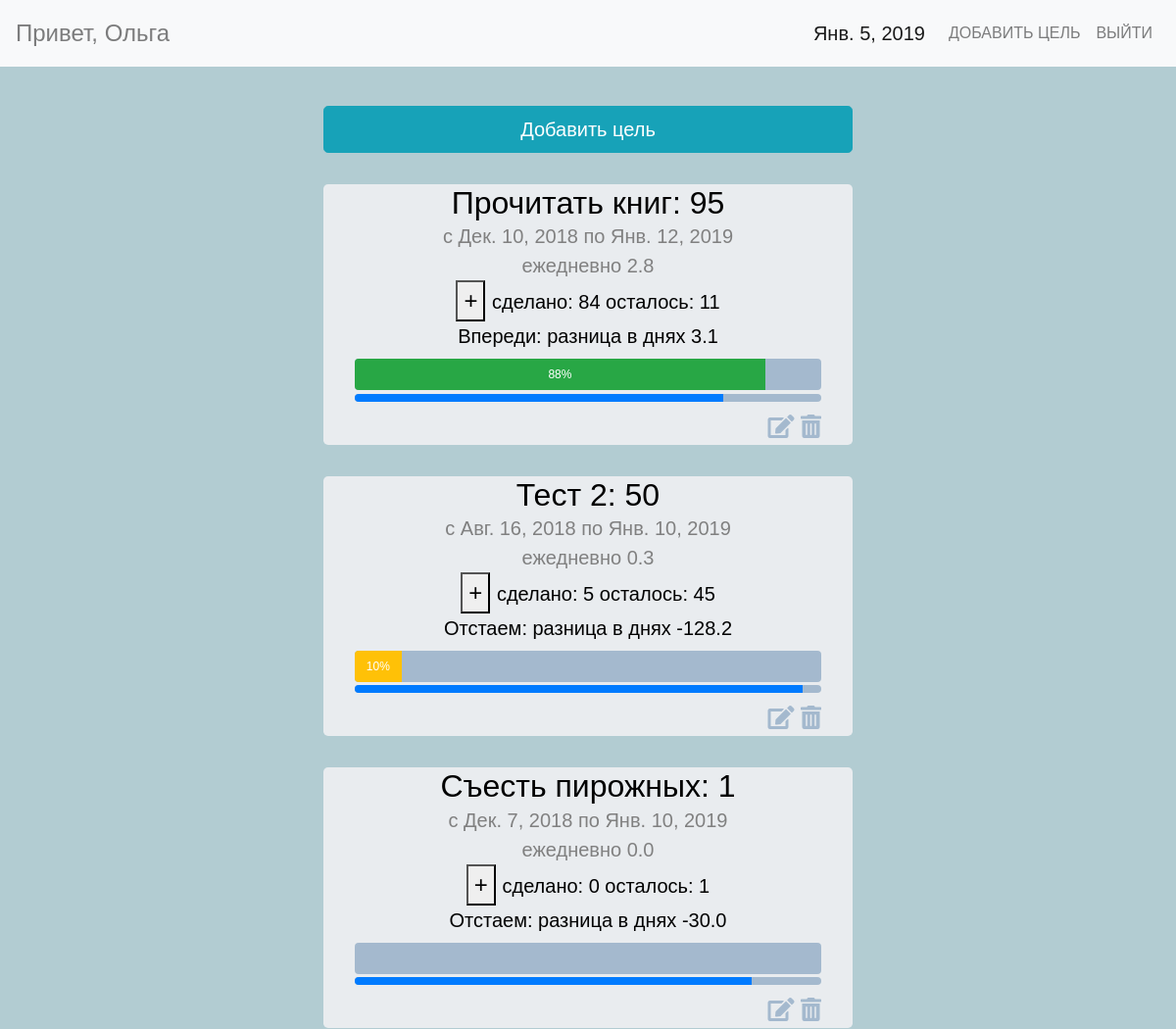
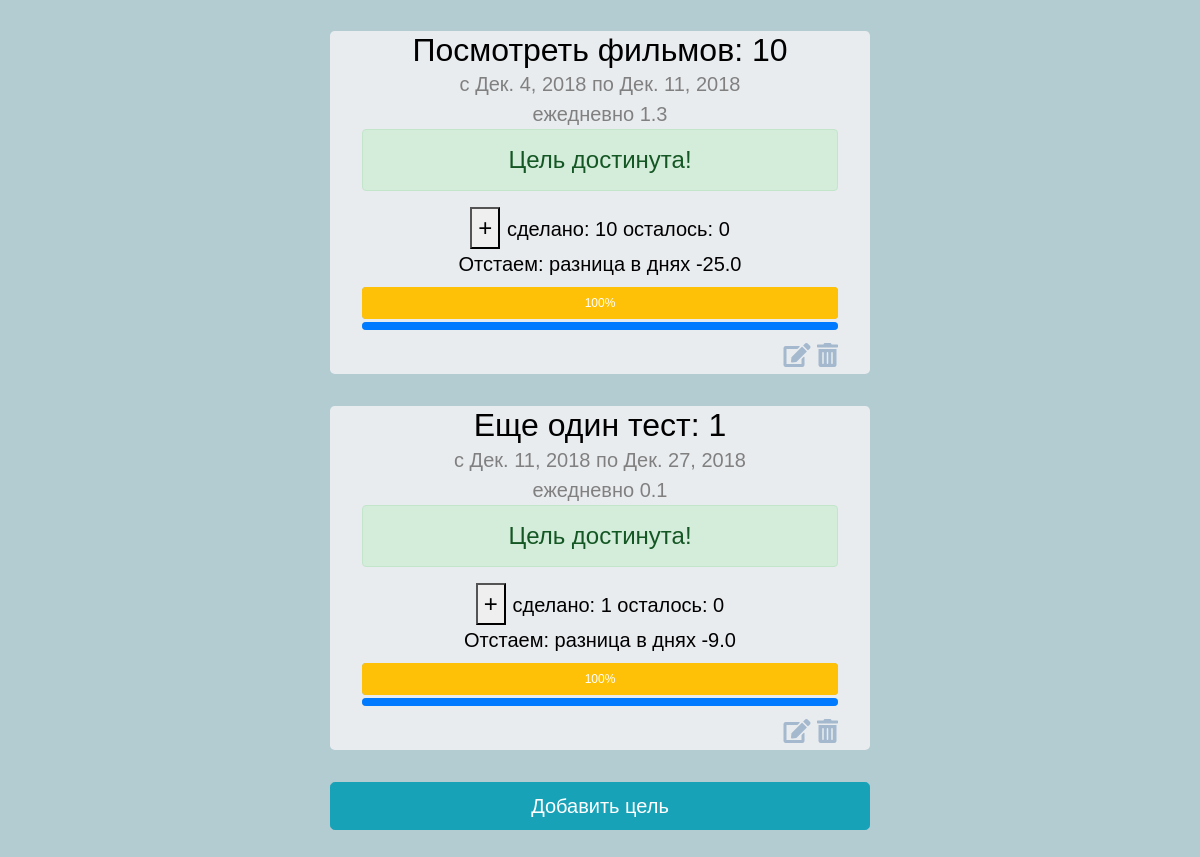
The page /progress/progress (signed in) on the database its author committed (2 pictures, top to bottom).
### progress/models.py (models this page shows)
class Target(models.Model):
    user = models.ForeignKey(User)
    target_description = models.CharField(max_length=300,)
    target = models.PositiveIntegerField(default=1)
    start_date = models.DateField()
    end_date = models.DateField()
    priority = models.SmallIntegerField(default=1, help_text='приоритет в показе',
                                        choices=((1, 'обычный порядок'),
                                                 (0, 'показывать в начале'),)
                                        )
    done = models.PositiveIntegerField(default=0)
    def _get_current_status(self):
        from datetime import date, datetime
        current_date = date.today()
        task_duration = (self.end_date - self.start_date).days + 1
        target_per_day = self.target / task_duration
        to_be_done = target_per_day * ((current_date - self.start_date).days + 1)  # на сегодня
        if target_per_day == 0:
            return target_per_day
        diff_days =  (self.done - to_be_done) / target_per_day
        return diff_days
    def _get_persentage(self):
        if self.target == 0:
            return 0
        else:
            result = int(self.done * 100 / self.target)
            if result <= 100:
                return result
            else:
                return 100
    def _wording(self):
        if self.f1 == 0:
            return "В графике".format()
        elif self.f1 > 0:
            return 'Впереди'
        else:
            return 'Отстаем'
    def _todo_daily(self):
        from datetime import date, datetime
        current_date = date.today()
        task_duration = (self.end_date - self.start_date).days + 1
        target_per_day = self.target / task_duration
        return target_per_day
    def _tobe_done(self):
        from datetime import date, datetime
        current_date = date.today()
        task_duration = (self.end_date - self.start_date).days + 1
        target_per_day = self.target / task_duration
        to_be_done_today = target_per_day * ((current_date - self.start_date).days + 1)  # на сегодня
        if self.target == 0:
            return 0
        else:
            to_be_done_today = to_be_done_today * 100/self.target
            if to_be_done_today >=100:
                return 100
            else:
                return int(to_be_done_today)
    def _left_todo(self):
        if (self.target - self.done) > 0:
            return (self.target - self.done)
        else:
            return 0
    f1 = property(_get_current_status)
    f2 = property(_get_persentage)
    word = property(_wording)
    daily = property(_todo_daily)
    todo_today = property(_tobe_done)
    left_todo = property(_left_todo)
    class Meta:
        ordering = ['priority', 'target_description']

### progress/views.py (the view, shortened to what this page needs)
# urls.py: url(r'^progress', views.progress, name='progress'),
@login_required
def progress(request):
    from datetime import date
    current_date = date.today()
    qs = Target.objects.filter(user=request.user.id).order_by('priority')
    return render(request, 'progress.html', locals())

### progress/templates/progress.html (shortened to what this page needs)
{% extends "base.html" %}
{% load staticfiles %}
{% block content %}
<nav class="navbar navbar-expand-lg navbar-light bg-light fixed-top">
    <span class="navbar-text">
    Привет, {{user.first_name}}
  </span>
    <div class="collapse navbar-collapse justify-content-end" id="navbarNav">
        <a class="navbar-brand" href="#">{{ current_date }}</a>
        <ul class="navbar-nav">
            <li class="nav-item">
                <a class="nav-link" href="add_target">Добавить цель </a>
            </li>
            <li class="nav-item">
                <a class="nav-link" href="logout">Выйти</a>
            </li>
        </ul>
    </div>
</nav>
<br><br><br>
<div class="container">
    <div class="row">
        <div class="col"></div>
        <div class="col-md-6 col-sm-12">
            <div class="jumbotron" style="background: transparent; padding:0;">
                <center>
                    <a href="/progress/add_target" class="btn btn-info btn-lg btn-block" role="button">Добавить цель</a>
                </center>
            </div>
        </div>
        <div class="col"></div>
    </div>
</div>
{% for task in qs %}
<div class="container">
    <div class="row">
        <div class="col"></div>
        <div class="col-md-6 col-sm-12">
            <div class="jumbotron tracking">
                <center>
                    <h1 class="display-4"> {{ task.target_description }}: {{task.target}}
                    </h1>
                    <p class="lead grey"> c {{task.start_date}} по {{task.end_date}}</p>
                    <p class="lead grey"> ежедневно {{task.daily|floatformat:'1'}}</p>
                    {% if task.done >= task.target %}
                    <div class="alert alert-success" role="alert">
                        Цель достинута!
                    </div>
                    {%endif%}
                    <button id="show{{task.id}}">+</button>
                    <span style="font-size:1.25rem;">
                    сделано: {{task.done}} осталось: {{task.left_todo}} <br>
                    {{task.word}}: разница в днях {{task.f1|floatformat:'1'}}
                    </span>
                    <div class="progress">
                        {%if task.f1 < 0 %}
                        <div class="progress-bar  bg-warning" role="progressbar"
                             style="width: {{task.f2}}%;"
                             aria-valuenow="{{task.f2}}"
                             aria-valuemin="0" aria-valuemax="100">
                            {{task.f2}}%
                            <br>
                        </div>
                        {%else%}
                        <div class="progress-bar bg-success" role="progressbar"
                             style="width:{{task.f2}}%"
                             aria-valuenow="{{task.f2}}"
                             aria-valuemin="0" aria-valuemax="100">
                            {{task.f2}}%
                            <br>
                        </div>
                        {% endif%}
                    </div>
                    <div class="progress progress_tobe">
                        <div class="progress-bar" role="progressbar"
                             style="width: {{task.todo_today}}%;"
                             aria-valuenow="{{task.todo_today}}"
                             aria-valuemin="0" aria-valuemax="100">
                            <br>
                        </div>
                    </div>
                </center>
                <div class='icons'>
                    <a class='' title="редактировать" href='/progress/edit_target/{{task.id}}'>
                        <i class="fas fa-edit"></i>
                    </a>
                    <a class='' title="удалить" href='/progress/delete_target/{{task.id}}'>
                        <i class="fas fa-trash-alt"></i>
                    </a>
                </div>
            </div>
        </div>
        <div class="col"></div>
    </div>
</div>
{% endfor %}
<div class="container">
    <div class="row">
        <div class="col"></div>
        <div class="col-md-6 col-sm-12">
            <div class="jumbotron" style="background: transparent; padding:0;">
                <a href="/progress/add_target" class="btn btn-info btn-lg btn-block" role="button">Добавить цель</a>
            </div>
        </div>
        <div class="col"></div>
    </div>
</div>
{% endblock %}

### progress/static/progress/style.css (style rules this page uses)
body,div,dl,dt,dd,ul,ol,li,h1,h2,h3,h4,h5,h6,pre, form,fieldset,input,textarea,p,blockquote,th,td { padding: 0; margin: 0; }
h1,h2,h3,h4,h5,h6 { font-weight: normal; font-size: 100%; }
body { background-color: rgb(178, 204, 210); height: 100%; font-size: 1.5rem; font-family: 'Rubik', sans-serif; color: black; }
h1 { color: black; font-size: 2rem!important; }
.progress { background-color: #a4b9ce!important; margin-top: 0.5rem!important; height: 2rem; }
.progress_tobe { margin-top: 0.2rem!important; margin-bottom: 0.5rem!important; height: 0.5rem; height: 0.5rem; }
.iconinfo, .icons a { color: #a4b9ce; }
.icons { text-align: right; }
.tracking { padding: 0rem 2rem; }
.grey { color: grey; }
.navbar-nav { list-style: none; text-transform: uppercase; font-size: 1rem; }

### rows shown on the page
Target: target_description "Прочитать книг", target "95", start_date "Дек. 10, 2018", end_date "Янв. 12, 2019", daily "2.8", done "84", left_todo "11", word "Впереди", f1 "3.1", f2 "88"
Target: target_description "Тест 2", target "50", start_date "Авг. 16, 2018", end_date "Янв. 10, 2019", daily "0.3", done "5", left_todo "45", word "Отстаем", f1 "-128.2", f2 "10"
Target: target_description "Съесть пирожных", target "1", start_date "Дек. 7, 2018", end_date "Янв. 10, 2019", daily "0.0", done "0", left_todo "1", word "Отстаем", f1 "-30.0"
Target: target_description "Посмотреть фильмов", target "10", start_date "Дек. 4, 2018", end_date "Дек. 11, 2018", daily "1.3", shows "Цель достинута!", done "10", left_todo "0", word "Отстаем", f1 "-25.0", f2 "100"
Target: target_description "Еще один тест", target "1", start_date "Дек. 11, 2018", end_date "Дек. 27, 2018", daily "0.1", shows "Цель достинута!", done "1", left_todo "0", word "Отстаем", f1 "-9.0", f2 "100"

### other values the page prints
{{ user.first_name }} "Ольга"
